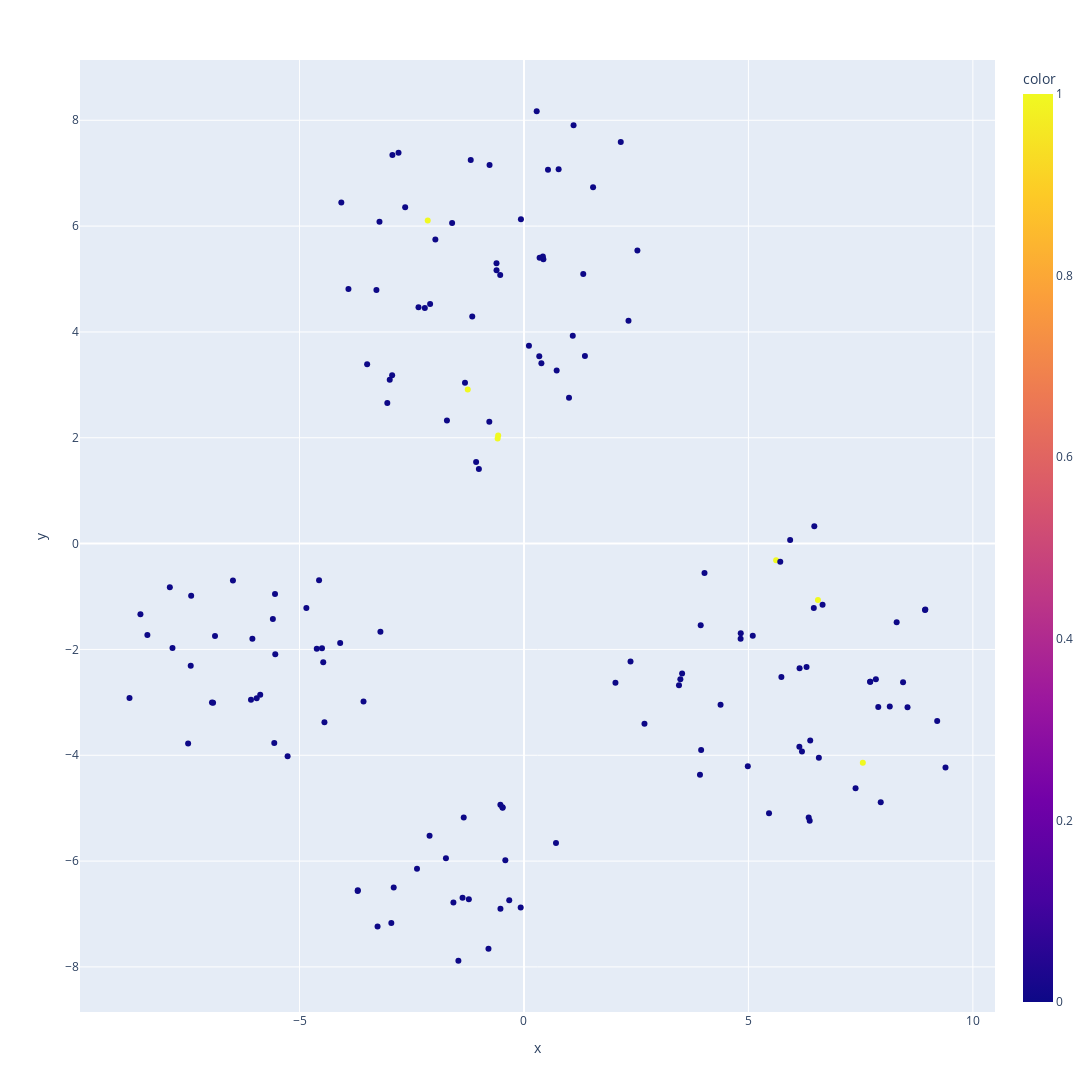

The notebook cell this image was saved under:
### Code cell
from sklearn.manifold import TSNE
import numpy as np
import plotly.express as px
tsne = TSNE(n_components=2,metric='cosine',random_state=42)

feat = tsne.fit_transform(np.array(test_feat))
fig = px.scatter(x = feat[:,0],y = feat[:,1],color=pred_rfc,width=1200, height=1200) #tsne 그려줌
fig.show()

### Figure 1 — Plotly figure (JSON) as saved in the notebook; plotly's stock layout.template omitted (floating-point values rounded to 4 significant figures; data arrays with more than 128 entries replaced by an {"elided": "..."} marker saying what was removed)
{"data": [{"hovertemplate": "x=%{x}<br>y=%{y}<br>color=%{marker.color}<extra></extra>", "legendgroup": "", "marker": {"color": {"elided": "150 int values"}, "coloraxis": "coloraxis", "symbol": "circle"}, "mode": "markers", "name": "", "orientation": "v", "showlegend": false, "type": "scatter", "x": {"elided": "150 float values"}, "xaxis": "x", "y": {"elided": "150 float values"}, "yaxis": "y"}], "layout": {"coloraxis": {"colorbar": {"title": {"text": "color"}}, "colorscale": [[0, "#0d0887"], [0.1111, "#46039f"], [0.2222, "#7201a8"], [0.3333, "#9c179e"], [0.4444, "#bd3786"], [0.5556, "#d8576b"], [0.6667, "#ed7953"], [0.7778, "#fb9f3a"], [0.8889, "#fdca26"], [1, "#f0f921"]]}, "height": 1200, "legend": {"tracegroupgap": 0}, "margin": {"t": 60}, "width": 1200, "xaxis": {"anchor": "y", "domain": [0, 1], "title": {"text": "x"}}, "yaxis": {"anchor": "x", "domain": [0, 1], "title": {"text": "y"}}}}
